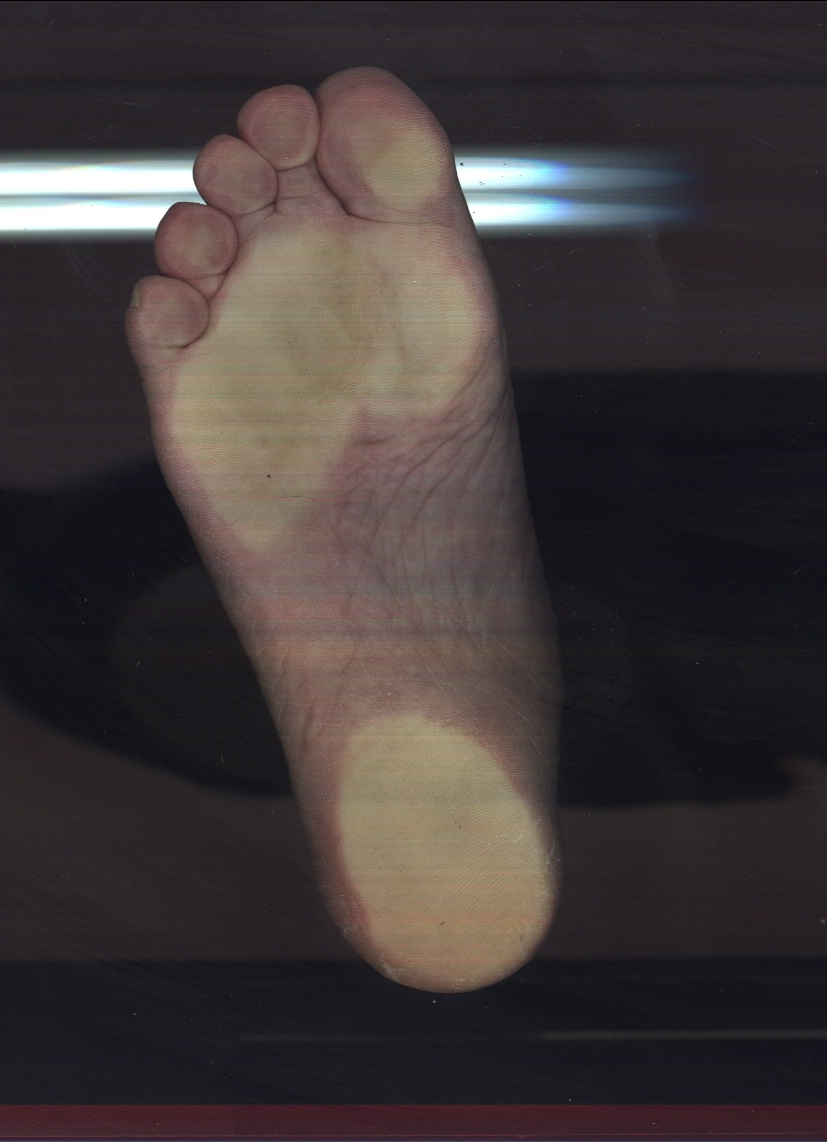
#> input picture обработка изображений/плантограммы/row1_Сканирование 11_12_photo1.jpg, 827 x 1142 px
$ jupyter execute --allow-errors Untitled21.ipynb   (shell and % lines are left out)
#> lines starting #> are read from the running program, lines starting #| are printed output that depends on the picture
[cell 1]
import cv2 as cv
import numpy as np
import matplotlib
import matplotlib.pyplot as plt
import matplotlib.patches as mpatches

import skimage as ski

import numpy.ma as ma
# import cupy as cp

import scipy as sp

import statistics as st

from itertools import cycle

# from sklearn.preprocessing import minmax_scale
import pandas as pd

from scipy import ndimage as ndi
from skimage.feature import peak_local_max

import mpl_toolkits as mpl

from pathlib import Path

import seaborn as sns

[cell 2]
matplotlib.rcParams['figure.dpi'] = 200
matplotlib.rcParams['figure.figsize'] = [6.4, 4.9]

[cell 3]
image = cv.imread('../обработка изображений/плантограммы/row1_Сканирование 11_12_photo1.jpg', cv.IMREAD_UNCHANGED)
#> image is the input picture: shape (1142, 827, 3); mean B, G, R 56.3, 56.1, 63.7

image = cv.cvtColor(image, cv.COLOR_BGR2RGB)

plt.imshow(image)

[cell 4]
fig, axs = plt.subplots(1, 2)

roi = image[30:120, 300:400, :].copy()
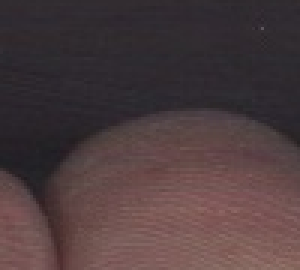
#> roi: shape (90, 100, 3) (shown 3 times larger); mean R, G, B 76.3, 59.9, 61.9

axs[0].imshow(roi)

blur = cv.medianBlur(roi, 3)

axs[1].imshow(blur)
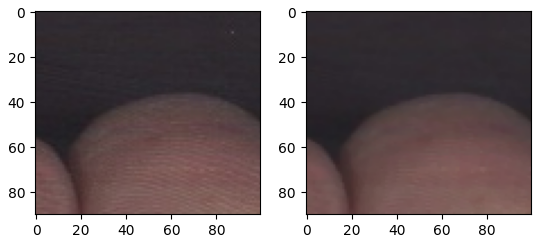
#> figure drawn by matplotlib, 2 panels

[cell 5]
fig, axs = plt.subplots(1, 2)

roi = image[50:90, 340:380, :].copy()
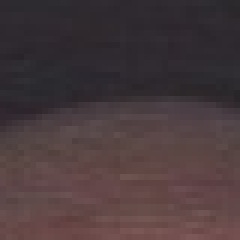
#> roi: shape (40, 40, 3) (shown 6 times larger); mean R, G, B 72.8, 58, 60.5

axs[0].imshow(roi)

blur = cv.medianBlur(roi, 3)
#> blur: shape (40, 40, 3)

axs[1].imshow(blur)
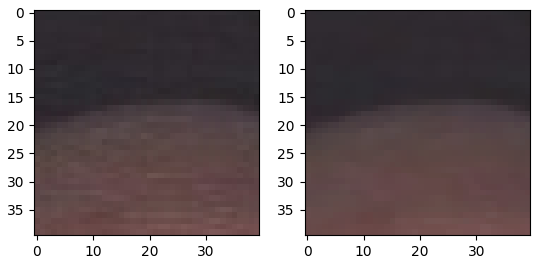
#> figure drawn by matplotlib, 2 panels
